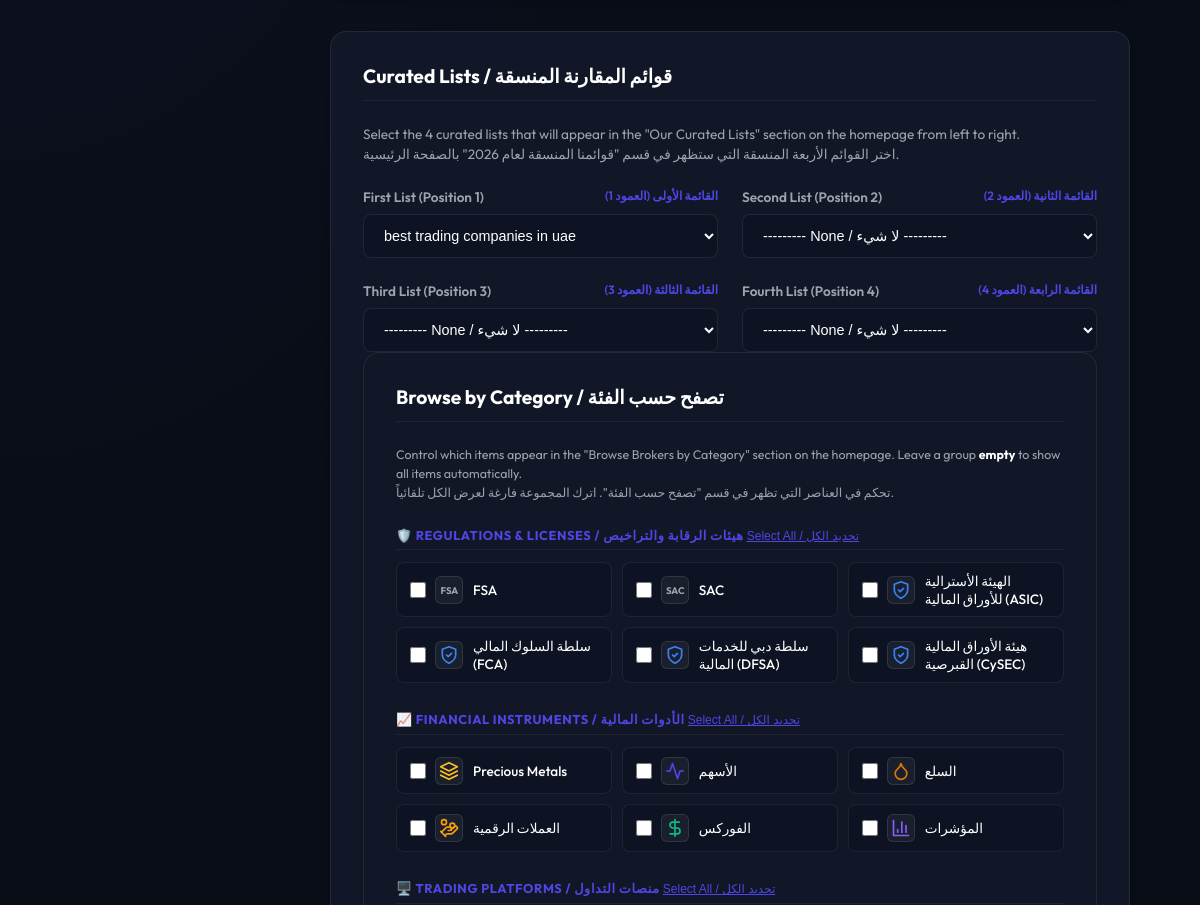
/dashboard/homepage-settings/ (signed in, middle part), run on an earlier commit of the app's database.
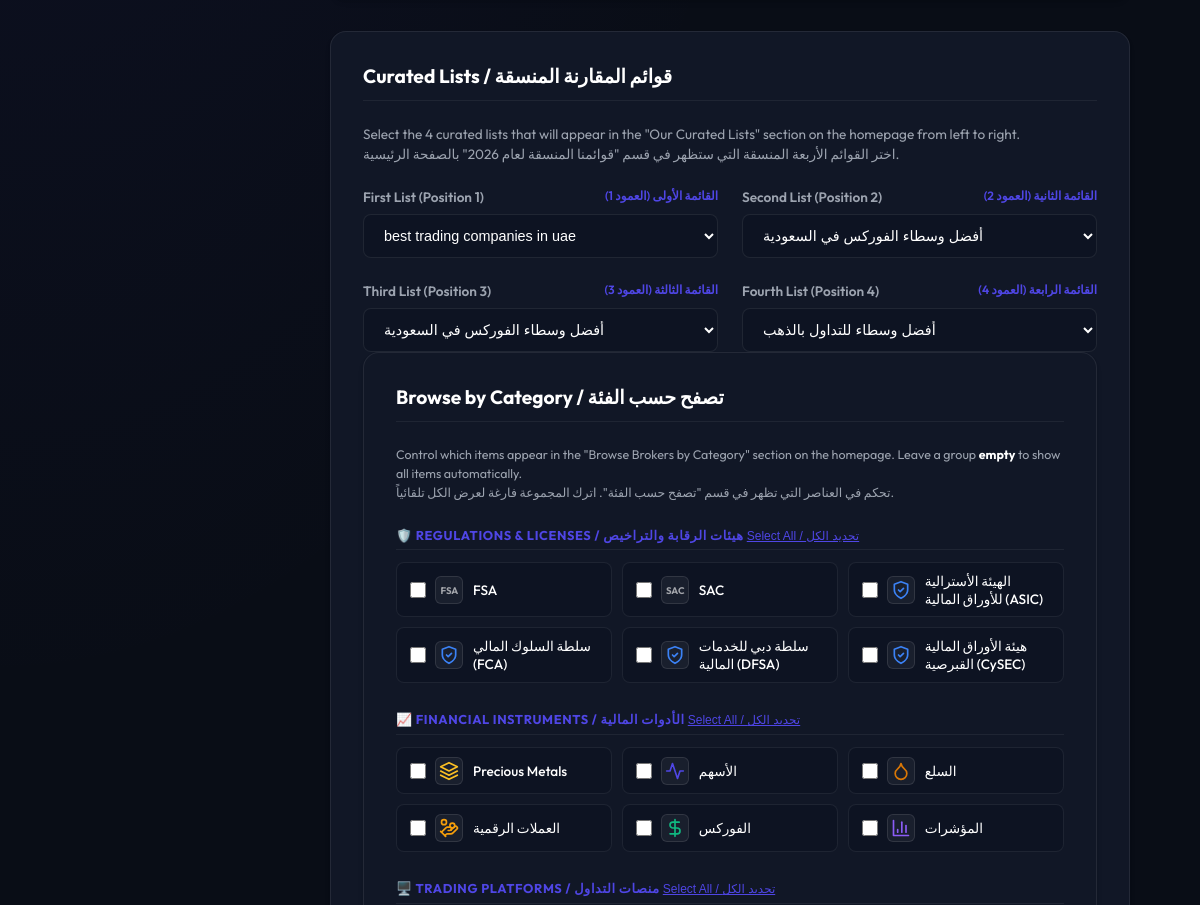
And on a later commit of the database.
### pages/models.py (models this page shows, shortened)
class HomepageSettings(models.Model):
    hero_featured_broker = models.ForeignKey('brokers.Broker', on_delete=models.SET_NULL, null=True, blank=True, related_name='hero_featured')
    featured_broker_1 = models.ForeignKey('brokers.Broker', on_delete=models.SET_NULL, null=True, blank=True, related_name='featured_pos_1')
    featured_broker_2 = models.ForeignKey('brokers.Broker', on_delete=models.SET_NULL, null=True, blank=True, related_name='featured_pos_2')
    featured_broker_3 = models.ForeignKey('brokers.Broker', on_delete=models.SET_NULL, null=True, blank=True, related_name='featured_pos_3')
    featured_list_1 = models.ForeignKey('best_brokers.BestBrokersList', on_delete=models.SET_NULL, null=True, blank=True, related_name='featured_list_pos_1')
    featured_list_2 = models.ForeignKey('best_brokers.BestBrokersList', on_delete=models.SET_NULL, null=True, blank=True, related_name='featured_list_pos_2')
    featured_list_3 = models.ForeignKey('best_brokers.BestBrokersList', on_delete=models.SET_NULL, null=True, blank=True, related_name='featured_list_pos_3')
    featured_list_4 = models.ForeignKey('best_brokers.BestBrokersList', on_delete=models.SET_NULL, null=True, blank=True, related_name='featured_list_pos_4')
    homepage_regulators = models.ManyToManyField(
        'categories.Regulator',
        related_name='homepage_settings',
        blank=True,
        verbose_name="🛡️ هيئات الرقابة المعروضة (Regulations & Licenses)",
        help_text="اختر الهيئات التي ستظهر في الصفحة الرئيسية. اتركها فارغة لعرض الكل."
    )
    homepage_assets = models.ManyToManyField(
        'categories.FinancialAsset',
        related_name='homepage_settings',
        blank=True,
        verbose_name="📈 الأدوات المالية المعروضة (Financial Instruments)",
        help_text="اختر الأدوات التي ستظهر في الصفحة الرئيسية. اتركها فارغة لعرض الكل."
    )
    homepage_platforms = models.ManyToManyField(
        'categories.TradingPlatform',
        related_name='homepage_settings',
        blank=True,
        verbose_name="🖥️ منصات التداول المعروضة (Trading Platforms)",
        help_text="اختر المنصات التي ستظهر في الصفحة الرئيسية. اتركها فارغة لعرض الكل."
    )
    class Meta:
        verbose_name = "إعدادات الصفحة الرئيسية"
        verbose_name_plural = "إعدادات الصفحة الرئيسية"

### best_brokers/models.py (models this page shows, shortened)
class BestBrokersList(models.Model):
    STATUS_CHOICES = [
        ('draft', 'Draft'),
        ('published', 'Published'),
    ]
    VISIBILITY_CHOICES = [
        ('private', 'Private'),
        ('public', 'Public'),
    ]
    title = models.CharField(max_length=255)
    slug = models.SlugField(max_length=255, unique=True)
    seo_title = models.CharField(max_length=255, blank=True)
    seo_description = models.TextField(blank=True)
    featured_image = models.ImageField(upload_to='best_brokers/', blank=True, null=True)
    featured_image_alt = models.CharField(max_length=255, blank=True)
    content = RichTextField(blank=True)
    FLAG_CHOICES = [
        ('', 'No Flag / بدون علم'),
        ('ae', 'UAE / الإمارات 🇦🇪'),
        ('sa', 'Saudi Arabia / السعودية 🇸🇦'),
        ('gb', 'United Kingdom / بريطانيا 🇬🇧'),
        ('cy', 'Cyprus / قبرص 🇨🇾'),
        ('au', 'Australia / أستراليا 🇦🇺'),
        ('kw', 'Kuwait / الكويت 🇰🇼'),
        ('bh', 'Bahrain / البحرين 🇧🇭'),
        ('qa', 'Qatar / قطر 🇶🇦'),
        ('om', 'Oman / عمان 🇴🇲'),
        ('jo', 'Jordan / الأردن 🇯🇴'),
        ('eg', 'Egypt / مصر 🇪🇬'),
        ('us', 'United States / أمريكا 🇺🇸'),
    ]
    country_flag = models.CharField(
        max_length=10,
        choices=FLAG_CHOICES,
        blank=True,
        default='',
        verbose_name="علم الدولة (Country Flag)"
    )
    status = models.CharField(max_length=20, choices=STATUS_CHOICES, default='draft')
    visibility = models.CharField(max_length=20, choices=VISIBILITY_CHOICES, default='private')
    created_at = models.DateTimeField(auto_now_add=True)
    updated_at = models.DateTimeField(auto_now=True)
    is_global = models.BooleanField(
        default=False,
        verbose_name="قائمة عالمية (Global List)",
        help_text="إذا تم تفعيلها، ستظهر هذه القائمة في شورت كود [brokers_list] في جميع الصفحات"
    )

### users/views.py (the view, shortened to what this page needs)
# urls.py: path('dashboard/homepage-settings/', DashboardHomepageSettingsView.as_view(), name='dashboard_homepage_settings'),
class DashboardHomepageSettingsView(AdminRequiredMixin, View):
    def get(self, request):
        settings_obj, created = HomepageSettings.objects.get_or_create(id=1)
        brokers = Broker.objects.all().order_by('name')
        lists = BestBrokersList.objects.filter(status='published').order_by('title')
        if not lists.exists():
            lists = BestBrokersList.objects.all().order_by('title')
        from categories.models import Regulator, FinancialAsset, TradingPlatform
        all_regulators = Regulator.objects.all().order_by('name')
        all_assets = FinancialAsset.objects.all().order_by('name')
        all_platforms = TradingPlatform.objects.all().order_by('name')
        selected_regulators = list(settings_obj.homepage_regulators.values_list('pk', flat=True))
        selected_assets = list(settings_obj.homepage_assets.values_list('pk', flat=True))
        selected_platforms = list(settings_obj.homepage_platforms.values_list('pk', flat=True))
        context = {
            'settings': settings_obj,
            'brokers': brokers,
            'lists': lists,
            'all_regulators': all_regulators,
            'all_assets': all_assets,
            'all_platforms': all_platforms,
            'selected_regulators': selected_regulators,
            'selected_assets': selected_assets,
            'selected_platforms': selected_platforms,
        }
        return render(request, 'dashboard/homepage_settings.html', context)

### users/views.py (called while the page is built)
    def dispatch(self, request, *args, **kwargs):
        if not request.user.is_authenticated:
            return super().dispatch(request, *args, **kwargs)
        if not (request.user.role == 'admin' or request.user.is_superuser):
            from django.core.exceptions import PermissionDenied
            raise PermissionDenied("You do not have permission to access user management.")
        return super().dispatch(request, *args, **kwargs)

### users/templates/dashboard/homepage_settings.html (shortened to what the changed rows need)
{% extends 'dashboard/base.html' %}
{% block content %}
<div class="editor-wrapper">
    <form method="POST">
        <div class="editor-card">
            <div class="form-row">
                <div class="form-group-editor">
                    <label for="id_featured_list_1">
                        <span>First List (Position 1)</span>
                        <span>القائمة الأولى (العمود 1)</span>
                    </label>
                    <select name="featured_list_1" id="id_featured_list_1" class="form-input-editor">
                        {% for l in lists %}
                            <option value="{{ l.pk }}" {% if settings.featured_list_1_id == l.pk %}selected{% endif %}>{{ l.title }}</option>
                        {% endfor %}
                    </select>
                </div>
                <div class="form-group-editor">
                    <label for="id_featured_list_2">
                        <span>Second List (Position 2)</span>
                        <span>القائمة الثانية (العمود 2)</span>
                    </label>
                    <select name="featured_list_2" id="id_featured_list_2" class="form-input-editor">
                        <option value="">--------- None / لا شيء ---------</option>
                        {% for l in lists %}
                            <option value="{{ l.pk }}" {% if settings.featured_list_2_id == l.pk %}selected{% endif %}>{{ l.title }}</option>
                        {% endfor %}
                    </select>
                </div>
            </div>
            <div class="form-row" style="margin-bottom: 0;">
                <div class="form-group-editor">
                    <label for="id_featured_list_3">
                        <span>Third List (Position 3)</span>
                        <span>القائمة الثالثة (العمود 3)</span>
                    </label>
                    <select name="featured_list_3" id="id_featured_list_3" class="form-input-editor">
                        <option value="">--------- None / لا شيء ---------</option>
                        {% for l in lists %}
                            <option value="{{ l.pk }}" {% if settings.featured_list_3_id == l.pk %}selected{% endif %}>{{ l.title }}</option>
                        {% endfor %}
                    </select>
                </div>
                <div class="form-group-editor">
                    <label for="id_featured_list_4">
                        <span>Fourth List (Position 4)</span>
                        <span>القائمة الرابعة (العمود 4)</span>
                    </label>
                    <select name="featured_list_4" id="id_featured_list_4" class="form-input-editor">
                        <option value="">--------- None / لا شيء ---------</option>
                        {% for l in lists %}
                            <option value="{{ l.pk }}" {% if settings.featured_list_4_id == l.pk %}selected{% endif %}>{{ l.title }}</option>
                        {% endfor %}
                    </select>
                </div>
            </div>
    </form>
</div>
{% endblock %}

What changed in the data, as far as the page shows it:
changed HomepageSettings "best trading companies in uae": featured_list_2 (not shown) → "أفضل وسطاء الفوركس في السعودية"; featured_list_3 (not shown) → "أفضل وسطاء الفوركس في السعودية"; featured_list_4 (not shown) → "أفضل وسطاء للتداول بالذهب"
Also different on the page:
form field featured_list_2: "--------- None / لا شيء ---------" → (not shown)
form field featured_list_3: "--------- None / لا شيء ---------" → (not shown)
form field featured_list_4: "--------- None / لا شيء ---------" → (not shown)
